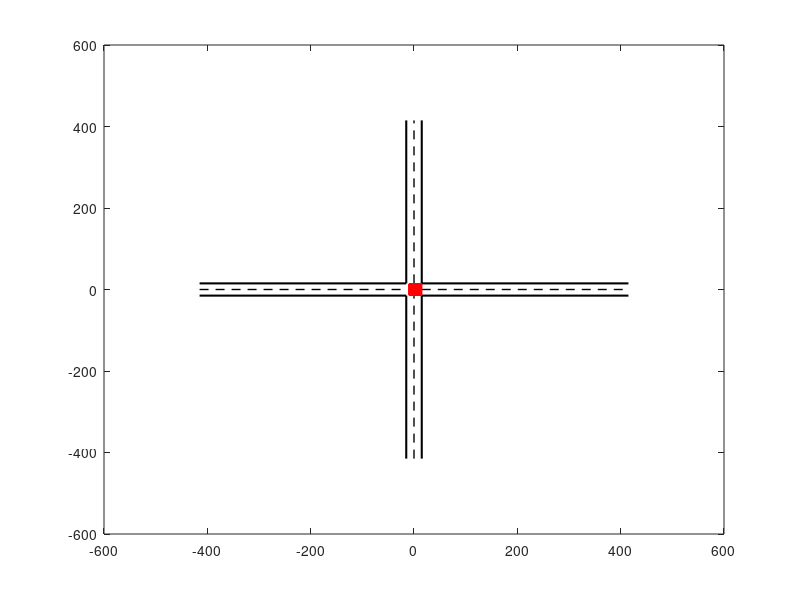

Recreate this plot in MATLAB. (Note: this script raises an error after producing the figure.)
function sig_int_plotBGIMAGE()

global p
global p_color

global speed_legend
global p_tlc

% plot the road line
plot([15, 15],[15, 415],'k', 'linewidth', 1.5)
hold on
plot([15, 15],[-15, -415],'k', 'linewidth', 1.5)
hold on
plot([-15, -15],[15, 415],'k', 'linewidth', 1.5)
hold on
plot([-15, -15],[-15, -415],'k', 'linewidth', 1.5)
hold on
plot([15, 415], [15, 15],'k', 'linewidth', 1.5)
hold on
plot([-15, -415],[15, 15],'k', 'linewidth', 1.5)
hold on
plot([15, 415], [-15, -15],'k', 'linewidth', 1.5)
hold on
plot([-15, -415],[-15, -15],'k', 'linewidth', 1.5)
hold on

% plot the centerline
plot([-415, -15],[0,0],'--k', 'linewidth', 1)
hold on 
plot([15, 415],[0,0],'--k', 'linewidth', 1)
hold on 
plot([0, 0],[15, 415],'--k', 'linewidth', 1)
hold on 
plot([0, 0],[-415, -15],'--k', 'linewidth', 1)
hold on 

% % plot the trajectory
% plot([-415, -15],[7.5, 7.5],'-.k', 'linewidth', 1)
% hold on 
% plot([15, 415],[7.5, 7.5],'-.k', 'linewidth', 1)
% hold on 
% plot([-415, -15],[-7.5, -7.5],'-.k', 'linewidth', 1)
% hold on 
% plot([15, 415],[-7.5, -7.5],'-.k', 'linewidth', 1)
% hold on 
% plot([7.5, 7.5], [-415, -15],'-.k', 'linewidth', 1)
% hold on 
% plot([7.5, 7.5], [15, 415],'-.k', 'linewidth', 1)
% hold on 
% plot([-7.5, -7.5], [-415, -15],'-.k', 'linewidth', 1)
% hold on
% plot([-7.5, -7.5], [15, 415],'-.k', 'linewidth', 1)


% plot the traffic lights
tlc = zeros(4,4);
p_tlc = plot(tlc, 's', 'MarkerSize', 8, 'MarkerEdgeColor', 'red', ...
    'MarkerFaceColor', 'red');
p_tlc(1).MarkerEdgeColor = 'green';
p_tlc(1).MarkerFaceColor = 'green';
p_tlc(3).MarkerEdgeColor = 'green';
p_tlc(3).MarkerFaceColor = 'green';
p_tlc(1).XData = -15; p_tlc(1).YData = -7.5;
p_tlc(2).XData = 7.5; p_tlc(2).YData = -15;
p_tlc(3).XData = 15; p_tlc(3).YData = 7.5;
p_tlc(4).XData = -7.5; p_tlc(4).YData = 15;

% map size
axis([-415, 415, -415, 415])

% legend

% vehicle legend
LH(1) = plot(nan, nan, 'o', 'MarkerSize',5,'MarkerEdgeColor',[0 0.4470 0.7410],...
    'MarkerFaceColor',[0 0.4470 0.7410]);
LH(2) = plot(nan, nan, 'o', 'MarkerSize',5,'MarkerEdgeColor',[0.8500 0.3250 0.0980],...
    'MarkerFaceColor',[0.8500 0.3250 0.0980]);
LH(3) = plot(nan, nan, 'o', 'MarkerSize',5,'MarkerEdgeColor',[0.9290 0.6940 0.1250],...
    'MarkerFaceColor',[0.9290 0.6940 0.1250]);
LH(4) = plot(nan, nan, 'o', 'MarkerSize',5,'MarkerEdgeColor',[0.4940 0.1840 0.5560],...
    'MarkerFaceColor',[0.4940 0.1840 0.5560]);
LH(5) = plot(nan, nan, 's', 'MarkerSize',7,'MarkerEdgeColor','green',...
    'MarkerFaceColor','green');
LH(6) = plot(nan, nan, 's', 'MarkerSize',7,'MarkerEdgeColor','red',...
    'MarkerFaceColor','red');
LH(7) = plot(nan, nan, 's', 'MarkerSize',7,'MarkerEdgeColor','yellow',...
    'MarkerFaceColor','yellow');
L(1) = "vehicle from West";
L(2) = "vehicle from South";
L(3) = "vehicle from East";
L(4) = "vehicle from North";
L(5) = "Green light";
L(6) = "Red light";
L(7) = "Amber light";
legend(LH, L);

end